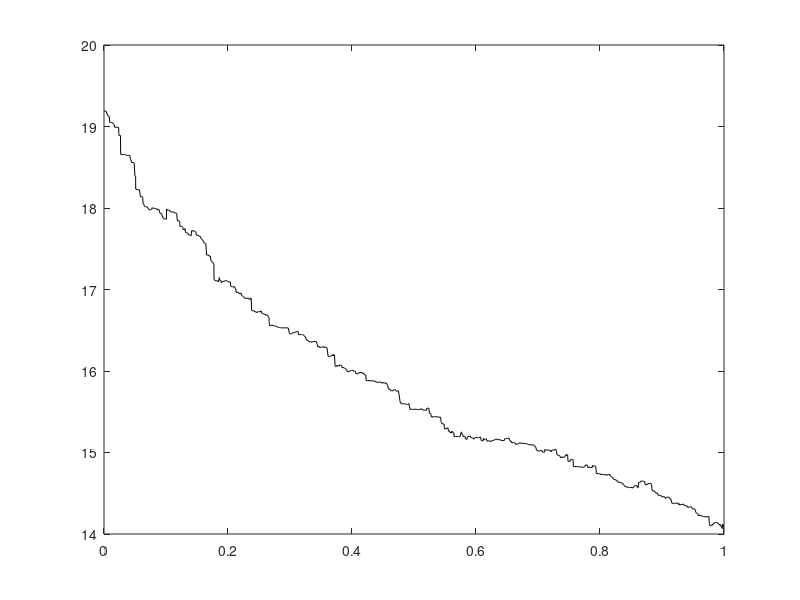

MATLAB code for this plot:
function Boltzmann_ex
% Simple Boltzmann equation example
% Spatially homogeneous regime
N=10^3; d=3;% Number of particles; Dimension
T=10^0; % Final time
v=-log(rand(N,d));
rho=1;
w=rho.*ones(N,1)./N;
C=1; alpha=1; % Collision constants
pairs=nchoosek((1:1:N),2);
t=0;
hh=mean(sum(v.^3,2));
tt=t;
while t<=T
  qij=C.*((sum((v(pairs(:,1),:)-v(pairs(:,2),:)).^2,2)).^(0.5*alpha));
  sumqij=sum(qij);
  lambda=rho*sumqij/N;
  tau=-log(rand(1))/lambda;
  t=t+tau % Time of the new collision
  if t>T
    t=T; break;
  end
  p=[0;cumsum(qij./sumqij)];
  r=rand(1);    
  pidx=find(p>=r,1)-1; % Index of the colliding pair
  % Uniformly distributed on the Unit sphere in \R^3
  sigma=randn(1,3); sigma=sigma./sqrt(sum(sigma.^2)); 
  a=(v(pairs(pidx,1),:)+v(pairs(pidx,2),:))./2;
  b=(sum((v(pairs(pidx,1),:)-v(pairs(pidx,2),:)).^2)^(0.5))/2;
  vprime=a+sigma.*b;
  v1prime=a-sigma.*b;
  v(pairs(pidx,1),:)=vprime;
  v(pairs(pidx,2),:)=v1prime;
  tt=[tt,t];
  hh=[hh,mean(sum(v.^3,2))];
end
figure,plot(tt,hh,'k-')
